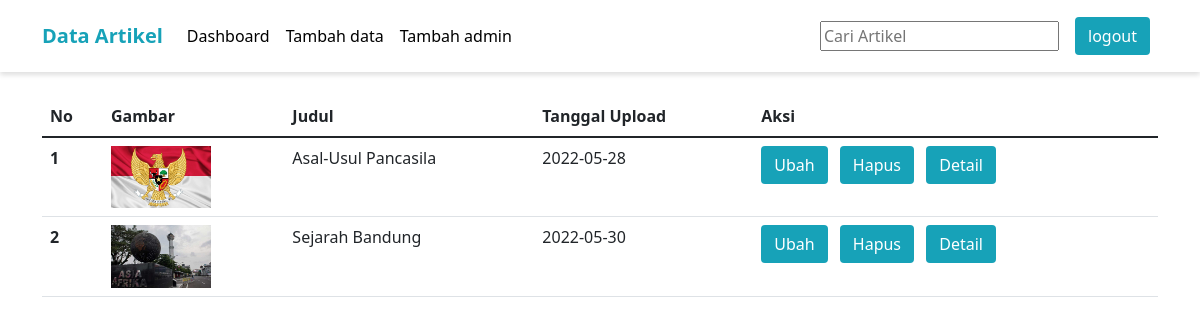
The page /data_artikel.php (signed in) on the database its author committed.
### tables this page shows
CREATE TABLE `materi` (
  `id_mtr` int(11) NOT NULL,
  `id_ktgr` int(11) NOT NULL,
  `judul` varchar(300) NOT NULL,
  `isi` text NOT NULL,
  `tanggal_up` date NOT NULL DEFAULT current_timestamp(),
  `gambar_mtr` varchar(300) NOT NULL
);

### functions.php (called while the page is built, shortened)
<?php
$db = mysqli_connect("localhost","root","","syafiradebi");
function query ($query){
	global $db;
	$result = mysqli_query ($db,$query);
	$rows=[];
	while ($row = mysqli_fetch_assoc($result)) {
		$rows[]= $row;
	}
	return $rows;
}

### data_artikel.php (the view, shortened to what this page needs)
<?php
require 'functions.php';
$materi = query("SELECT * FROM materi");
 ?>
<!doctype html>
<html lang="en">
  <head>
    <link href="https://cdn.jsdelivr.net/npm/bootstrap@5.0.2/dist/css/bootstrap.min.css" rel="stylesheet">
    <link rel="stylesheet" type="text/css" href="style/css/bootstrap.css">
    <link rel="stylesheet" type="text/css" href="style/css/style.css">
  </head>
  <body>
    <nav class="navbar navbar-expand-lg navbar-light bg-white pt-3 pb-3 position-fixed w-100">
      <div class="container">
        <a class="navbar-brand fw-bold" href="#"></i>Data Artikel</a>
        <div class="collapse navbar-collapse" id="navbarSupportedContent">
          <ul class="navbar-nav me-auto mb-2 mb-lg-0">
            <li class="nav-item">
              <a class="nav-link" href="admin.php">Dashboard</a>
            </li>
            <li class="nav-item">
              <a class="nav-link" aria-current="page" href="tambah_data.php">Tambah data</a>
            </li>
            <li class="nav-item">
              <a class="nav-link" href="reg_admin.php">Tambah admin</a>
            </li>
          </ul>
          <form action="" method="post">
              <input type="text" name="keyword" class="form me-3" placeholder="Cari Artikel" autocomplete="off" id="keyword2">
          </form>
          <a href="logout.php" class="me-2 btn login" id="keyword2">logout</a>
        </div>
      </div>
    </nav>
    <section class="pt-5">
      <div class="container pt-5" id="isi2">
          <table class="table">
            <thead>
              <tr>
                <th scope="col">No</th>
                <th scope="col">Gambar</th>
                <th scope="col">Judul</th>
                <th scope="col">Tanggal Upload</th>
                <th scope="col">Aksi</th>
              </tr>
            </thead>
              <tbody>
                <?php  $i=1;?>
                <?php foreach ($materi as $art) :?>
                  <tr>
                    <th scope="col"><?php echo $i++ ?></th>
                    <td scope="col"><img src="asset/img/<?php echo $art["gambar_mtr"] ?>" width="100px"></td>
                    <td scope="col"><?php echo $art["judul"] ?></td>
                    <td scope="col"><?php echo $art["tanggal_up"] ?></td>
                    <td scope="col">
                      <a href="ubah_data.php?id=<?php echo $art['id_mtr'] ?>" class="me-2 btn login">Ubah</a>
                      <a href="hapus_data.php?id=<?php echo $art['id_mtr']  ?>" onclick="return confirm('Anda yakin?');" class="me-2 btn login">Hapus</a>
                      <a href="detail_admin.php?id=<?php echo $art['id_mtr'] ?>" class="me-2 btn login">Detail</a>
                    </td>
                  </tr>
                <?php endforeach?>
            </tbody>
          </table>
      </div>
    </section>
  </body>
</html>

### style/css/style.css (style rules this page uses)
* { box-sizing: border-box; }
body { color: white; }
a { text-decoration: none; }
.navbar { box-shadow: 0 3px 5px 0 rgb(0 0 0 / 13%); width: 100%; color: black !important; top: 0; position: fixed; z-index: 100; }
.navbar li a { color: black !important; }
.navbar-brand { color: #17a2b8 !important; }
.login { background-color: #17a2b8 !important; color: white !important; }

### rows shown on the page
materi: gambar_mtr (picture), judul "Asal-Usul Pancasila", tanggal_up "2022-05-28"
materi: gambar_mtr (picture), judul "Sejarah Bandung", tanggal_up "2022-05-30"
